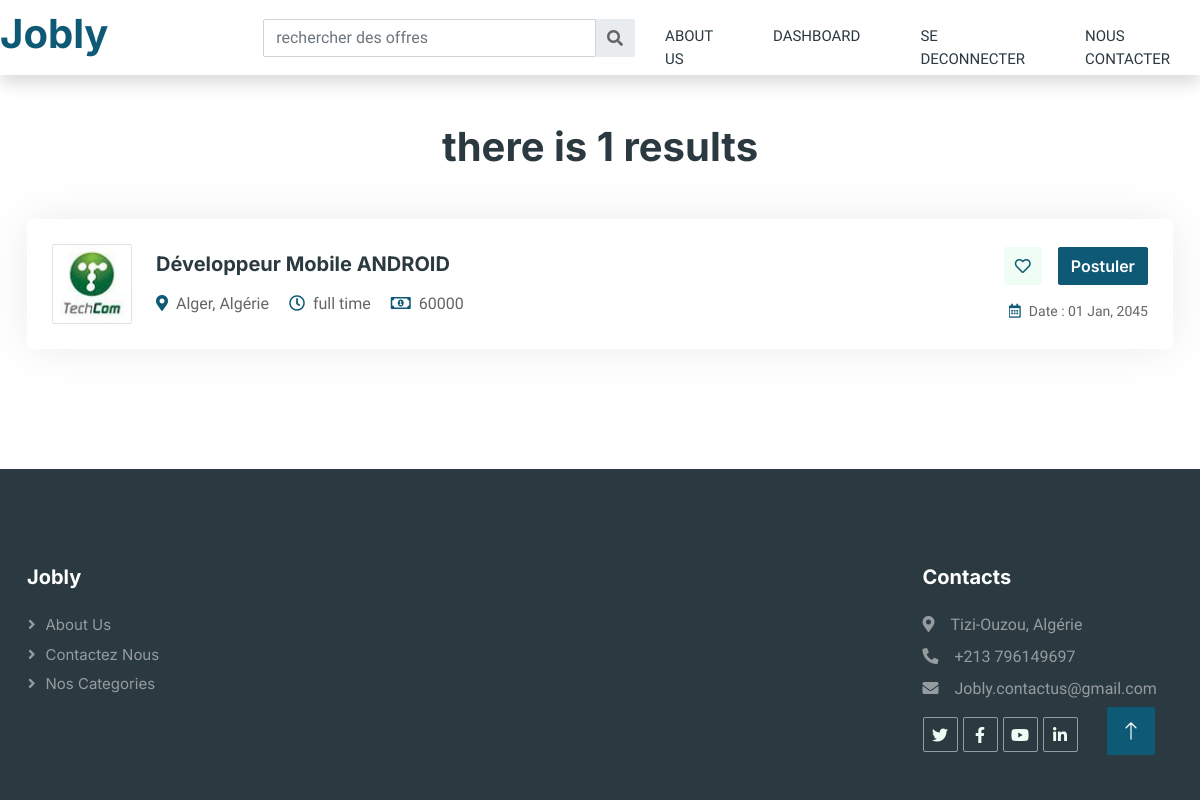
/view/search.php?type=full time (signed in), run on the app's committed database.
### tables this page shows
CREATE TABLE `jobs` (
  `job_id` int(11) NOT NULL,
  `title` varchar(255) NOT NULL,
  `job_desc` longtext NOT NULL,
  `salary` int(10) NOT NULL,
  `type` varchar(255) NOT NULL,
  `place` varchar(255) NOT NULL,
  `user_email` varchar(50) NOT NULL,
  `date` date NOT NULL DEFAULT current_timestamp(),
  `category` varchar(250) NOT NULL
);

### Libraries/Database.php (called while the page is built, shortened)
<?php
    class Database{
        private $user = 'root';
        private $pass = '';
        private $dbh;
        private $stmt;
        public function __construct(){
            $dsn="mysql:host=localhost;dbname=e-recrutement";
            $options = array(
                PDO::ATTR_PERSISTENT => true,
                PDO::ATTR_ERRMODE => PDO::ERRMODE_EXCEPTION
            );
            try{
                $this->dbh = new PDO($dsn,$this->user,$this->pass,$options);
            }catch(PDOException $e){
                $this->error = $e->getMessage();
                echo $this->error;
            }
        }
        public function query($sql){
            $this->stmt = $this->dbh->prepare($sql);
        }
        public function bind($param, $value, $type = null){
            if(is_null($type)){
                switch(true){
                    default: $type = PDO::PARAM_STR;
                }
            }
            $this->stmt->bindValue($param,$value,$type);
        }
        public function execute(){
            return $this->stmt->execute();
        }
        public function resultSet(){
            $this->execute();
            return $this->stmt->fetchAll(PDO::FETCH_OBJ);
        }
        public function rowCount(){
            return $this->stmt->rowCount();
        }
    }
?>

### Libraries/Search.php (called while the page is built, shortened)
<?php
    require_once "Database.php";
    class Search{
        private $db;
        public function __construct(){
            $this->db = new Database;
        }
        public function searchByType($type){
            $type= trim(strtolower($type));
            $this->db->query("SELECT * FROM jobs WHERE type = :type ORDER BY job_id DESC");
            $this->db->bind(':type',$type);
            $row =  $this->db->resultSet();
                if( $this->db->rowCount() > 0){
                    return $row;
                }else{
                    return "0 results found";
                }
        }
    }
?>

### View/search.php (the view, shortened to what this page needs)
<?php
    require "../Libraries/Search.php";
    $search = new Search;
    if(isset($_POST['search'])){
        $term = $_POST['search'];
        if (isset($term)){
            $results = $search->search($term);
        }else{
            header("Location: index.php");
        }
    }else if(isset($_GET['type'])){
        $results = $search->searchByType($_GET['type']);
    }else if(isset($_GET['cat'])){
        $results = $search->searchByCategory($_GET['cat']);
    }else{
        header("Location: index.php");
    }
    require "template/header.php";
?>
    <?php if(is_array($results)){ ?>
        <div class="container-xxl py-5">
        <h1 class="text-center mb-5 wow fadeInUp" data-wow-delay="0.1s">there is <?= count($results); ?> results</h1>
            <?php foreach ($results as $result) { ?>
                <div class="container">
                    <div class="tab-class text-center wow fadeInUp" data-wow-delay="0.3s">
                        <div class="tab-content">
                            <div id="tab-1" class="tab-pane fade show p-0 active">
                                <div class="job-item p-4 mb-4">
                                    <div class="row g-4">
                                        <div class="col-sm-12 col-md-8 d-flex align-items-center">
                                            <img class="flex-shrink-0 img-fluid border rounded" src="img/com-logo-1.jpg" alt="" style="width: 80px; height: 80px;">
                                            <div class="text-start ps-4">
                                                <h5 class="mb-3"><?=$result->title;?></h5>
                                                <span class="text-truncate me-3"><i class="fa fa-map-marker-alt text-primary me-2"></i><?=$result->place;?></span>
                                                <span class="text-truncate me-3"><i class="far fa-clock text-primary me-2"></i><?=$result->type;?></span>
                                                <span class="text-truncate me-0"><i class="far fa-money-bill-alt text-primary me-2"></i><?=$result->salary;?></span>
                                            </div>
                                        </div>
                                        <div class="col-sm-12 col-md-4 d-flex flex-column align-items-start align-items-md-end justify-content-center">
                                            <div class="d-flex mb-3">
                                                <a class="btn btn-light btn-square me-3" href=""><i class="far fa-heart text-primary"></i></a>
                                                <a class="btn btn-primary" href="job-detail.php?id=<?= $result->job_id; ?>">Postuler</a>
                                            </div>
                                            <small class="text-truncate"><i class="far fa-calendar-alt text-primary me-2"></i>Date : 01 Jan, 2045</small>
                                        </div>
                                    </div>
                                </div>
                            </div>
                        </div>
                    </div>
                </div>
                <?php } ?>
            </div>
    <?php }else{
        echo '<h1 class="text-center mb-5 wow fadeInUp" data-wow-delay="0.1s">'.$results.'</h1>';
    }
    require "template/footer.php";
    ?>

### View/css/style.css (style rules this page uses)
:root { --primary: #0E5975; --secondary:#0E5975; --light: #EFFDF5; --dark: #2B3940; }
.btn { font-family: 'Inter', sans-serif; font-weight: 600; transition: .5s; }
.btn.btn-primary, .btn.btn-secondary { color: #FFFFFF; }
.btn-square { width: 38px; height: 38px; }
.btn-square, .btn-sm-square, .btn-lg-square { padding: 0; display: flex; align-items: center; justify-content: center; font-weight: normal; border-radius: 2px; }
.job-item { border: 1px solid transparent; border-radius: 2px; box-shadow: 0 0 45px rgba(0, 0, 0, .08); transition: .5s; }

### View/css/message.css (style rules this page uses)
.container { max-width:1170px; margin:auto; }
img { max-width:100%; }

### data on the page
jobs: title "Développeur Mobile ANDROID", place "Alger, Algérie", type "full time", salary "60000"

### other printed values
count($results) "1"
